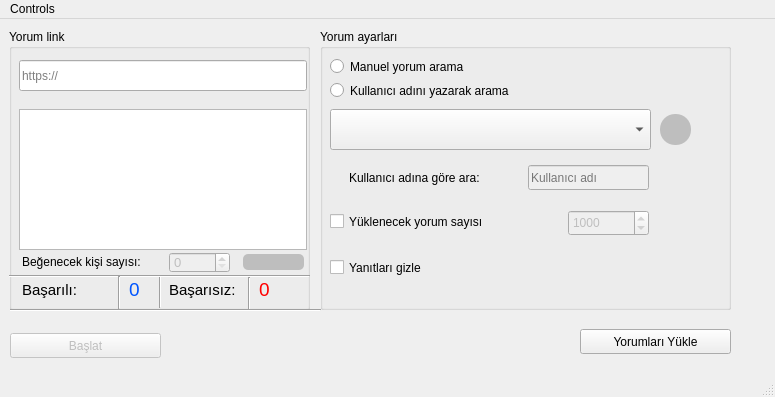
<?xml version="1.0" encoding="UTF-8"?>
<ui version="4.0">
 <class>CommentLikerPanel</class>
 <widget class="QMainWindow" name="CommentLikerPanel">
  <property name="geometry">
   <rect>
    <x>0</x>
    <y>0</y>
    <width>775</width>
    <height>397</height>
   </rect>
  </property>
  <property name="windowTitle">
   <string>Comment Liker Panel</string>
  </property>
  <widget class="QWidget" name="centralwidget">
   <property name="minimumSize">
    <size>
     <width>0</width>
     <height>353</height>
    </size>
   </property>
   <property name="maximumSize">
    <size>
     <width>731</width>
     <height>353</height>
    </size>
   </property>
   <widget class="QGroupBox" name="commentBox">
    <property name="geometry">
     <rect>
      <x>320</x>
      <y>10</y>
      <width>411</width>
      <height>281</height>
     </rect>
    </property>
    <property name="title">
     <string>Yorum ayarları</string>
    </property>
    <widget class="QComboBox" name="commentsList">
     <property name="enabled">
      <bool>true</bool>
     </property>
     <property name="geometry">
      <rect>
       <x>10</x>
       <y>80</y>
       <width>321</width>
       <height>41</height>
      </rect>
     </property>
     <property name="editable">
      <bool>false</bool>
     </property>
     <property name="iconSize">
      <size>
       <width>32</width>
       <height>32</height>
      </size>
     </property>
     <property name="modelColumn">
      <number>0</number>
     </property>
    </widget>
    <widget class="QLabel" name="label">
     <property name="geometry">
      <rect>
       <x>29</x>
       <y>140</y>
       <width>171</width>
       <height>17</height>
      </rect>
     </property>
     <property name="text">
      <string>Kullanıcı adına göre ara: </string>
     </property>
    </widget>
    <widget class="QLineEdit" name="user">
     <property name="enabled">
      <bool>false</bool>
     </property>
     <property name="geometry">
      <rect>
       <x>208</x>
       <y>136</y>
       <width>121</width>
       <height>25</height>
      </rect>
     </property>
     <property name="placeholderText">
      <string>Kullanıcı adı</string>
     </property>
    </widget>
    <widget class="QSpinBox" name="limit">
     <property name="enabled">
      <bool>false</bool>
     </property>
     <property name="geometry">
      <rect>
       <x>248</x>
       <y>181</y>
       <width>81</width>
       <height>26</height>
      </rect>
     </property>
     <property name="maximum">
      <number>10000000</number>
     </property>
     <property name="value">
      <number>1000</number>
     </property>
    </widget>
    <widget class="QRadioButton" name="manual">
     <property name="geometry">
      <rect>
       <x>10</x>
       <y>26</y>
       <width>251</width>
       <height>23</height>
      </rect>
     </property>
     <property name="text">
      <string>Manuel yorum arama</string>
     </property>
    </widget>
    <widget class="QRadioButton" name="manual_text">
     <property name="geometry">
      <rect>
       <x>10</x>
       <y>50</y>
       <width>251</width>
       <height>23</height>
      </rect>
     </property>
     <property name="text">
      <string>Kullanıcı adını yazarak arama</string>
     </property>
    </widget>
    <widget class="QLabel" name="profile_image">
     <property name="geometry">
      <rect>
       <x>340</x>
       <y>137</y>
       <width>41</width>
       <height>21</height>
      </rect>
     </property>
     <property name="styleSheet">
      <string notr="true">border-radius: 8px;</string>
     </property>
     <property name="text">
      <string/>
     </property>
    </widget>
    <widget class="QCheckBox" name="set_limit">
     <property name="geometry">
      <rect>
       <x>10</x>
       <y>181</y>
       <width>171</width>
       <height>23</height>
      </rect>
     </property>
     <property name="text">
      <string>Yüklenecek yorum sayısı</string>
     </property>
    </widget>
    <widget class="QCheckBox" name="set_accept">
     <property name="geometry">
      <rect>
       <x>10</x>
       <y>227</y>
       <width>161</width>
       <height>23</height>
      </rect>
     </property>
     <property name="text">
      <string>Yanıtları gizle</string>
     </property>
    </widget>
    <widget class="QLabel" name="status_label">
     <property name="geometry">
      <rect>
       <x>340</x>
       <y>85</y>
       <width>31</width>
       <height>31</height>
      </rect>
     </property>
     <property name="styleSheet">
      <string notr="true">background-color: rgb(190, 190, 190);
border-radius: 15px;</string>
     </property>
     <property name="text">
      <string/>
     </property>
    </widget>
   </widget>
   <widget class="QPushButton" name="getComments">
    <property name="geometry">
     <rect>
      <x>580</x>
      <y>310</y>
      <width>151</width>
      <height>25</height>
     </rect>
    </property>
    <property name="text">
     <string>Yorumları Yükle</string>
    </property>
   </widget>
   <widget class="QGroupBox" name="comment">
    <property name="geometry">
     <rect>
      <x>9</x>
      <y>10</y>
      <width>301</width>
      <height>281</height>
     </rect>
    </property>
    <property name="title">
     <string>Yorum link</string>
    </property>
    <widget class="QLineEdit" name="postLink">
     <property name="geometry">
      <rect>
       <x>10</x>
       <y>31</y>
       <width>288</width>
       <height>31</height>
      </rect>
     </property>
     <property name="placeholderText">
      <string>https://</string>
     </property>
    </widget>
    <widget class="QPlainTextEdit" name="terminal">
     <property name="enabled">
      <bool>true</bool>
     </property>
     <property name="geometry">
      <rect>
       <x>10</x>
       <y>80</y>
       <width>288</width>
       <height>141</height>
      </rect>
     </property>
     <property name="readOnly">
      <bool>true</bool>
     </property>
    </widget>
    <widget class="QSpinBox" name="like_count">
     <property name="enabled">
      <bool>false</bool>
     </property>
     <property name="geometry">
      <rect>
       <x>160</x>
       <y>223</y>
       <width>61</width>
       <height>21</height>
      </rect>
     </property>
     <property name="font">
      <font>
       <pointsize>10</pointsize>
      </font>
     </property>
     <property name="maximum">
      <number>9999</number>
     </property>
    </widget>
    <widget class="QLabel" name="label_2">
     <property name="geometry">
      <rect>
       <x>13</x>
       <y>222</y>
       <width>131</width>
       <height>21</height>
      </rect>
     </property>
     <property name="text">
      <string>Beğenecek kişi sayısı: </string>
     </property>
    </widget>
    <widget class="QLabel" name="status_label2">
     <property name="geometry">
      <rect>
       <x>234</x>
       <y>225</y>
       <width>61</width>
       <height>16</height>
      </rect>
     </property>
     <property name="styleSheet">
      <string notr="true">background-color: rgb(190, 190, 190);
border-radius: 5px;
</string>
     </property>
     <property name="text">
      <string/>
     </property>
    </widget>
    <widget class="Line" name="sep">
     <property name="geometry">
      <rect>
       <x>141</x>
       <y>246</y>
       <width>20</width>
       <height>33</height>
      </rect>
     </property>
     <property name="orientation">
      <enum>Qt::Vertical</enum>
     </property>
    </widget>
    <widget class="Line" name="sep2">
     <property name="geometry">
      <rect>
       <x>0</x>
       <y>237</y>
       <width>301</width>
       <height>20</height>
      </rect>
     </property>
     <property name="orientation">
      <enum>Qt::Horizontal</enum>
     </property>
    </widget>
    <widget class="QLabel" name="label_3">
     <property name="geometry">
      <rect>
       <x>13</x>
       <y>250</y>
       <width>71</width>
       <height>21</height>
      </rect>
     </property>
     <property name="font">
      <font>
       <pointsize>11</pointsize>
      </font>
     </property>
     <property name="text">
      <string>Başarılı: </string>
     </property>
    </widget>
    <widget class="QLabel" name="label_4">
     <property name="geometry">
      <rect>
       <x>160</x>
       <y>250</y>
       <width>71</width>
       <height>21</height>
      </rect>
     </property>
     <property name="font">
      <font>
       <pointsize>11</pointsize>
      </font>
     </property>
     <property name="text">
      <string>Başarısız: </string>
     </property>
    </widget>
    <widget class="QLabel" name="label_5">
     <property name="geometry">
      <rect>
       <x>120</x>
       <y>250</y>
       <width>21</width>
       <height>21</height>
      </rect>
     </property>
     <property name="font">
      <font>
       <pointsize>14</pointsize>
      </font>
     </property>
     <property name="styleSheet">
      <string notr="true">color: rgb(0, 85, 255);</string>
     </property>
     <property name="text">
      <string>0</string>
     </property>
    </widget>
    <widget class="QLabel" name="label_6">
     <property name="geometry">
      <rect>
       <x>250</x>
       <y>250</y>
       <width>20</width>
       <height>21</height>
      </rect>
     </property>
     <property name="font">
      <font>
       <pointsize>14</pointsize>
      </font>
     </property>
     <property name="styleSheet">
      <string notr="true">color: rgb(255, 0, 0);</string>
     </property>
     <property name="text">
      <string>0</string>
     </property>
    </widget>
    <widget class="Line" name="sep_2">
     <property name="geometry">
      <rect>
       <x>100</x>
       <y>247</y>
       <width>20</width>
       <height>33</height>
      </rect>
     </property>
     <property name="orientation">
      <enum>Qt::Vertical</enum>
     </property>
    </widget>
    <widget class="Line" name="sep_3">
     <property name="geometry">
      <rect>
       <x>230</x>
       <y>248</y>
       <width>20</width>
       <height>33</height>
      </rect>
     </property>
     <property name="orientation">
      <enum>Qt::Vertical</enum>
     </property>
    </widget>
   </widget>
   <widget class="QPushButton" name="startLike">
    <property name="enabled">
     <bool>false</bool>
    </property>
    <property name="geometry">
     <rect>
      <x>10</x>
      <y>314</y>
      <width>151</width>
      <height>25</height>
     </rect>
    </property>
    <property name="text">
     <string>Başlat</string>
    </property>
   </widget>
   <widget class="Line" name="line">
    <property name="geometry">
     <rect>
      <x>10</x>
      <y>283</y>
      <width>311</width>
      <height>16</height>
     </rect>
    </property>
    <property name="orientation">
     <enum>Qt::Horizontal</enum>
    </property>
   </widget>
   <zorder>commentBox</zorder>
   <zorder>getComments</zorder>
   <zorder>startLike</zorder>
   <zorder>comment</zorder>
   <zorder>line</zorder>
  </widget>
  <widget class="QMenuBar" name="menubar">
   <property name="geometry">
    <rect>
     <x>0</x>
     <y>0</y>
     <width>775</width>
     <height>20</height>
    </rect>
   </property>
   <widget class="QMenu" name="menuControls">
    <property name="title">
     <string>Controls</string>
    </property>
    <addaction name="actionAyarlar"/>
    <addaction name="actionHakk_nda"/>
    <addaction name="action_k"/>
   </widget>
   <addaction name="menuControls"/>
  </widget>
  <widget class="QStatusBar" name="statusBar"/>
  <action name="actionAyarlar">
   <property name="text">
    <string>Ayarlar</string>
   </property>
  </action>
  <action name="actionHakk_nda">
   <property name="text">
    <string>Hakkında</string>
   </property>
  </action>
  <action name="action_k">
   <property name="text">
    <string>Çıkış</string>
   </property>
  </action>
 </widget>
 <resources/>
 <connections/>
</ui>
